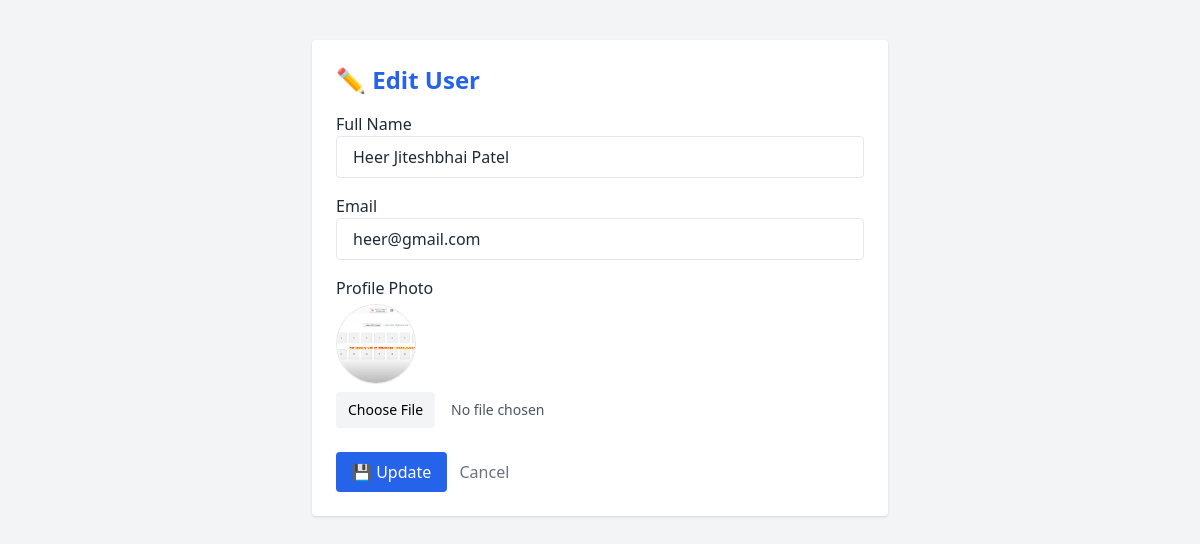
Page /admin/edit_user.php?id=7 (signed in) on the committed database.
### tables this page shows
CREATE TABLE `users` (
  `id` int(11) NOT NULL,
  `name` varchar(100) NOT NULL,
  `email` varchar(100) NOT NULL,
  `password` varchar(255) NOT NULL,
  `created_at` datetime DEFAULT current_timestamp(),
  `profile_photo` varchar(255) DEFAULT NULL,
  `is_banned` tinyint(1) DEFAULT 0
);

### admin/edit_user.php (the view, shortened to what this page needs)
<?php
include '../config/db.php';
$user_id = isset($_GET['id']) ? intval($_GET['id']) : 0;
$stmt = $pdo->prepare("SELECT * FROM users WHERE id = ?");
$stmt->execute([$user_id]);
$user = $stmt->fetch();
?>
<!DOCTYPE html>
<html lang="en" class="dark">
<head>
  <script src="https://cdn.tailwindcss.com"></script>
</head>
<body class="bg-gray-100 dark:bg-gray-900 text-gray-800 dark:text-gray-200">
  <div class="max-w-xl mx-auto mt-10 bg-white dark:bg-gray-800 p-6 rounded shadow">
    <h2 class="text-2xl font-bold mb-4 text-blue-600">✏️ Edit User</h2>
    <form method="POST" enctype="multipart/form-data" class="space-y-4">
      <div>
        <label class="block font-medium">Full Name</label>
        <input type="text" name="name" value="<?= htmlspecialchars($user['name']) ?>" required
               class="w-full px-4 py-2 rounded border dark:bg-gray-700 dark:border-gray-600 dark:text-white" />
      </div>
      <div>
        <label class="block font-medium">Email</label>
        <input type="email" name="email" value="<?= htmlspecialchars($user['email']) ?>" required
               class="w-full px-4 py-2 rounded border dark:bg-gray-700 dark:border-gray-600 dark:text-white" />
      </div>
      <div>
        <label class="block font-medium mb-1">Profile Photo</label>
        <img src="../uploads/avatars/<?= $user['profile_photo'] ?: 'default.jpg' ?>" class="w-20 h-20 rounded-full mb-2 object-cover border" alt="Current Avatar">
        <input type="file" name="profile_photo" accept="image/*"
               class="block w-full text-sm text-gray-600 dark:text-gray-200 file:bg-gray-100 file:border-0 file:rounded file:px-3 file:py-2 file:mr-4" />
      </div>
      <div class="pt-2">
        <button type="submit" class="bg-blue-600 hover:bg-blue-700 text-white px-4 py-2 rounded">💾 Update</button>
        <a href="users.php" class="ml-2 text-gray-500 hover:underline">Cancel</a>
      </div>
    </form>
  </div>
</body>
</html>

### rows in the picture
users: name "Heer Jiteshbhai Patel", email "heer@gmail.com", profile_photo (picture)
